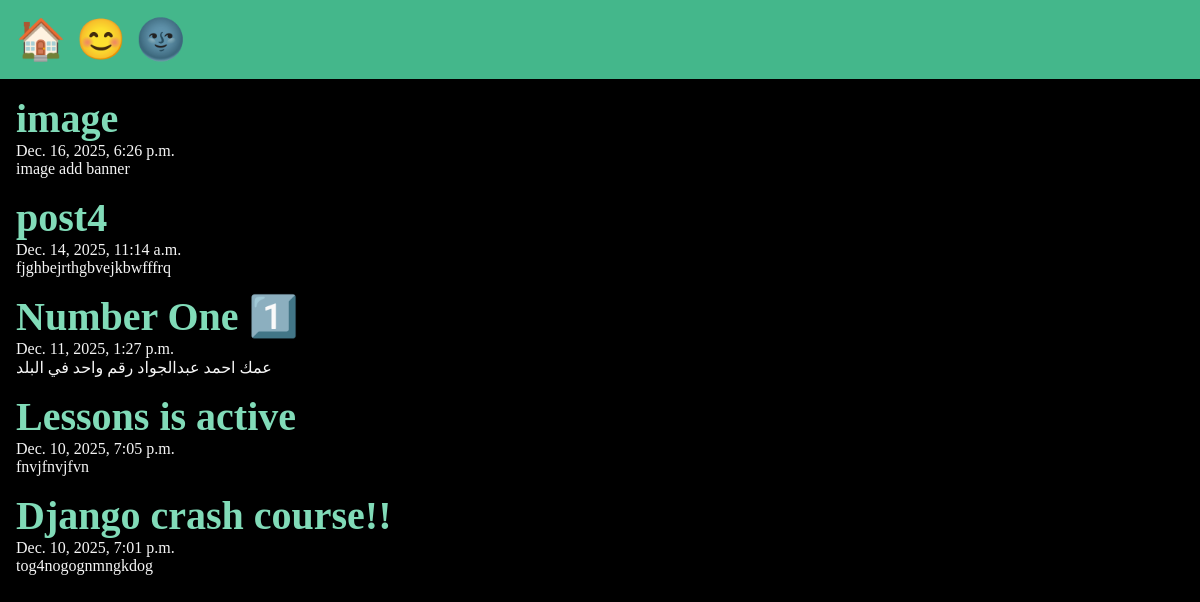
/posts/, run on the app's committed database.
### posts/models.py (models this page shows, shortened)
class Post(models.Model):
    title = models.CharField(max_length=100)
    body = models.TextField()
    slug = models.SlugField()
    date = models.DateTimeField(auto_now_add=True)
    banner = models.ImageField(default='fallback.png', blank=True)

### posts/views.py (the view)
# urls.py: path('', views.posts_list, name='list'),
def posts_list(request):
    posts = Post.objects.all().order_by('-date')
    return render(request, 'posts/posts_list.html', {'posts': posts})

### posts/templates/posts/posts_list.html (shortened to what this page needs)
{% extends 'layout.html' %}
{% block content %}
    <section>
    {% for post in posts %}
        <article class="post">
            <h2>
                <a href="{% url 'Posts:page' slug=post.slug %}">
                    {{ post.title }}
                </a>
            </h2>
            <p>{{ post.date }}</p>
            <p>{{ post.body }}</p>
        </article>
    {% endfor %}
    </section>
{% endblock %}

### templates/layout.html (shortened to what this page needs)
<!DOCTYPE html>
{% load static %}
<html lang="en">
<head>
    <link rel="stylesheet" href="{% static 'css/style.css' %}">
</head>
<body>
    <nav>
        <a href="/">
            <span role="img" aria-label="Home">🏠</span>
        </a>
        <a href="/about/">
            <span role="img" aria-label="About">😊</span>
        </a>
        <a href="{% url 'Posts:list' %}">
            <span>🌚</span>
        </a>
    </nav>
    <main>
        {% block content %}
        {% endblock %}
    </main>
</body>
</html>

### static/css/style.css (style rules this page uses)
* { margin: 0; padding: 0; box-sizing: border-box; }
body { min-height: 100vh; background-color: black; color: whitesmoke; font-size: 3rem; }
nav { padding: 1rem; background-color: #44B78B; color: white; font-size: 2.5rem; }
main { padding: 1rem; }
section { display: flex; flex-flow: column; gap: 1rem; }
h2 { font-size: 2.5rem; }
p { font-size: 1rem; }
a { text-decoration: none; color: #81dbb8; }

### data on the page
Post: title "image", date "Dec. 16, 2025, 6:26 p.m.", body "image add banner"
Post: title "post4", date "Dec. 14, 2025, 11:14 a.m.", body "fjghbejrthgbvejkbwfffrq"
Post: title "Number One 1️⃣", date "Dec. 11, 2025, 1:27 p.m.", body "عمك احمد عبدالجواد رقم واحد في البلد"
Post: title "Lessons is active", date "Dec. 10, 2025, 7:05 p.m.", body "fnvjfnvjfvn"
Post: title "Django crash course!!", date "Dec. 10, 2025, 7:01 p.m.", body "tog4nogognmngkdog"
